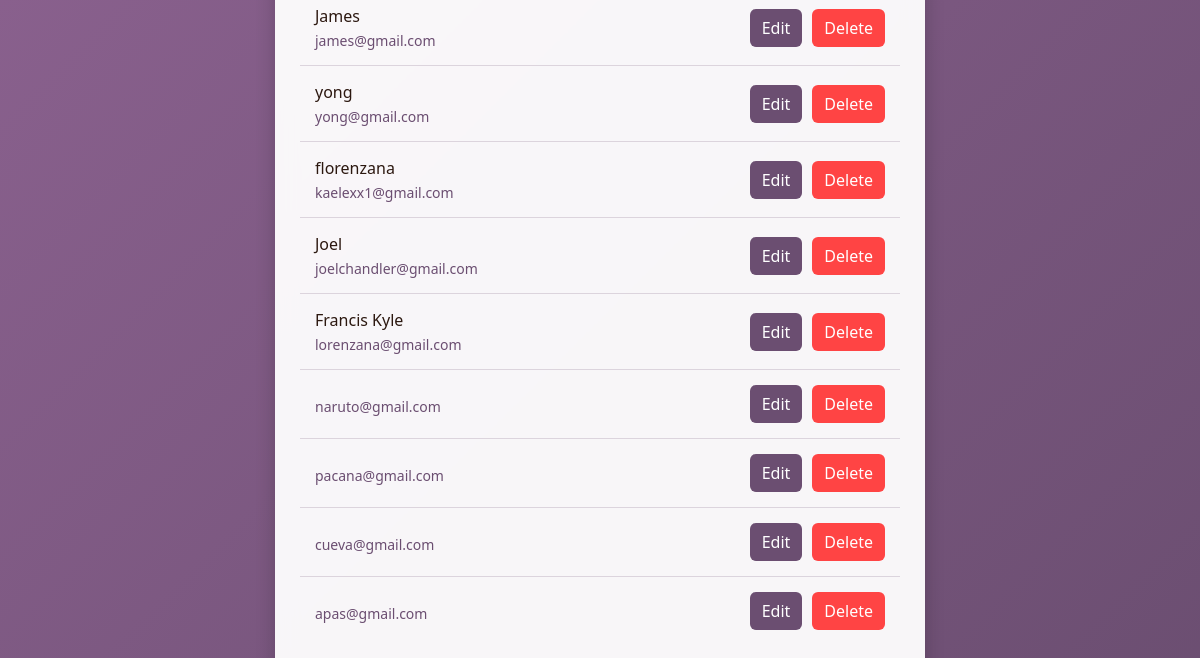
Page /tracker/users/ (lower part) on the earlier database version.
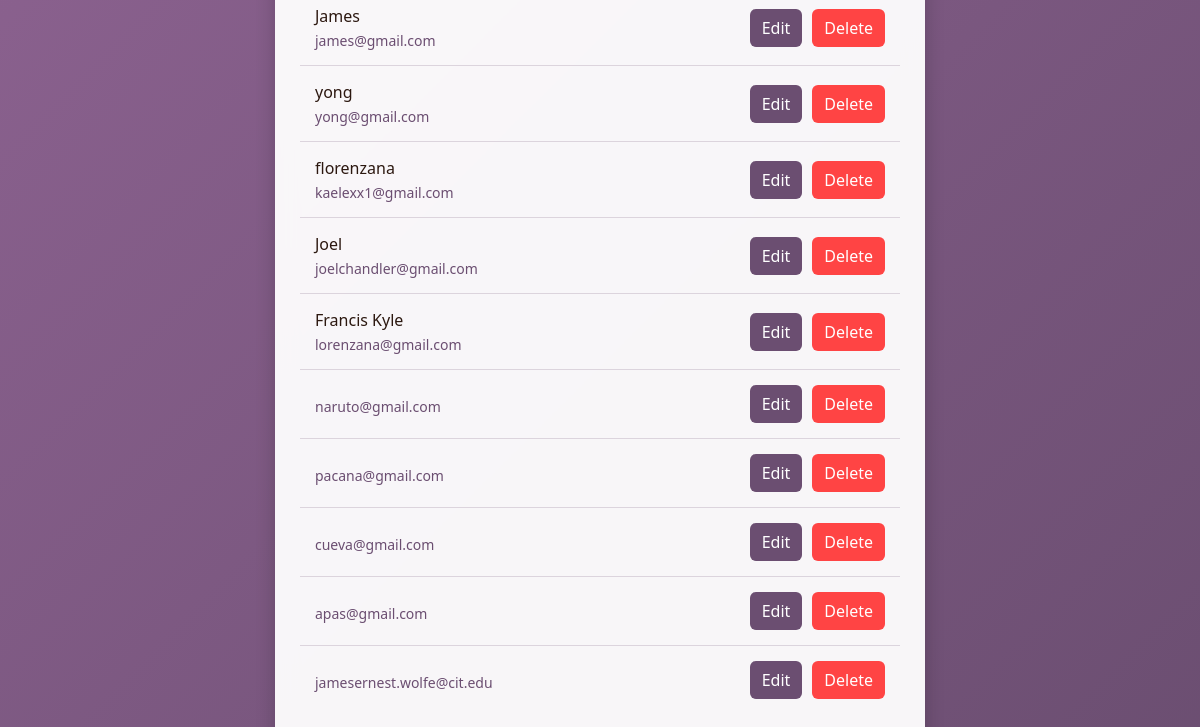
Same page on the later database version.
### tracker/models.py (models this page shows, shortened)
class User(AbstractBaseUser):
    userID = models.AutoField(primary_key=True)  # Explicitly define the primary key
    email = models.EmailField(unique=True)
    first_name = models.CharField(max_length=30, blank=True)
    last_name = models.CharField(max_length=30, blank=True)
    name = models.CharField(max_length=100, blank=True)
    preferredWakeTime = models.TimeField(null=True, blank=True)
    wake_time = models.TimeField(null=True, blank=True)
    sleepGoals = models.TextField(blank=True)
    is_active = models.BooleanField(default=True)
    is_staff = models.BooleanField(default=False)
    objects = UserManager()
    USERNAME_FIELD = 'email'
    REQUIRED_FIELDS = ['first_name', 'last_name']

### tracker/views.py (the view)
# urls.py: path('users/', views.user_list, name='user_list'),
def user_list(request):
    users = User.objects.all()
    return render(request, 'tracker/user_list.html', {'users': users})

### tracker/templates/tracker/user_list.html (shortened to what this page needs)
<!DOCTYPE html>
<html lang="en">
<head>
</head>
<body>
    <div class="container">
        <ul>
            {% for user in users %}
            <li>
                <div class="user-info">
                    <span class="user-name">{{ user.name }}</span>
                    <span class="user-email">{{ user.email }}</span>
                </div>
                <div class="actions">
                    <a href="{% url 'user_update' user.pk %}" class="edit-btn">Edit</a>
                    <a href="{% url 'user_delete' user.pk %}" class="delete-btn">Delete</a>
                </div>
            </li>
            {% empty %}
            <li style="text-align: center; color: #6b4e71;">No users found.</li>
            {% endfor %}
        </ul>
    </div>
</body>
</html>

Differences in the rows shown:
added User: email "jamesernest.wolfe@cit.edu"
